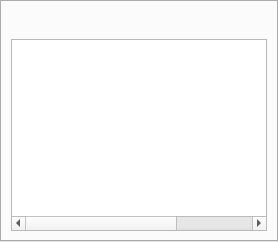
    <widget class="QTabWidget" name="tabWidget">
    <property name="currentIndex">
      <number>0</number>
    </property>
    <property name="tabBarAutoHide">
      <bool>true</bool>
    </property>
    <widget class="QWidget" name="tab">
      <property name="enabled">
      <bool>true</bool>
      </property>
      <attribute name="title">
      <string>Page</string>
      </attribute>
      <layout class="QVBoxLayout" name="verticalLayout_7">
      <item>
        <layout class="QHBoxLayout" name="horizontalLayout_7">
        <property name="spacing">
          <number>0</number>
        </property>
        <item>
          <widget class="QPushButton" name="runButton">
          <property name="enabled">
            <bool>false</bool>
          </property>
          <property name="sizePolicy">
            <sizepolicy hsizetype="Fixed" vsizetype="Fixed">
            <horstretch>0</horstretch>
            <verstretch>0</verstretch>
            </sizepolicy>
          </property>
          <property name="toolTip">
            <string>Run</string>
          </property>
          <property name="icon">
            <iconset>
            <normaloff>run.svg</normaloff>run.svg</iconset>
          </property>
          <property name="iconSize">
            <size>
            <width>14</width>
            <height>14</height>
            </size>
          </property>
          <property name="flat">
            <bool>true</bool>
          </property>
          </widget>
        </item>
        <item>
          <widget class="QPushButton" name="pauseButton">
          <property name="sizePolicy">
            <sizepolicy hsizetype="Fixed" vsizetype="Fixed">
            <horstretch>0</horstretch>
            <verstretch>0</verstretch>
            </sizepolicy>
          </property>
          <property name="toolTip">
            <string>Pause</string>
          </property>
          <property name="icon">
            <iconset>
            <normaloff>pause.svg</normaloff>pause.svg</iconset>
          </property>
          <property name="iconSize">
            <size>
            <width>14</width>
            <height>14</height>
            </size>
          </property>
          <property name="flat">
            <bool>true</bool>
          </property>
          </widget>
        </item>
        <item>
          <widget class="QPushButton" name="stopButton">
          <property name="enabled">
            <bool>true</bool>
          </property>
          <property name="toolTip">
            <string>Stop</string>
          </property>
          <property name="icon">
            <iconset>
            <normaloff>stop.svg</normaloff>stop.svg</iconset>
          </property>
          <property name="iconSize">
            <size>
            <width>14</width>
            <height>14</height>
            </size>
          </property>
          <property name="flat">
            <bool>true</bool>
          </property>
          </widget>
        </item>
        <item>
          <widget class="QPushButton" name="stepButton">
          <property name="enabled">
            <bool>false</bool>
          </property>
          <property name="toolTip">
            <string>Step</string>
          </property>
          <property name="icon">
            <iconset>
            <normaloff>step.svg</normaloff>step.svg</iconset>
          </property>
          <property name="iconSize">
            <size>
            <width>14</width>
            <height>14</height>
            </size>
          </property>
          <property name="autoRepeat">
            <bool>true</bool>
          </property>
          <property name="flat">
            <bool>true</bool>
          </property>
          </widget>
        </item>
        <item>
          <spacer name="horizontalSpacer">
          <property name="orientation">
            <enum>Qt::Horizontal</enum>
          </property>
          <property name="sizeHint" stdset="0">
            <size>
            <width>40</width>
            <height>20</height>
            </size>
          </property>
          </spacer>
        </item>
        </layout>
      </item>
      <item>
        <widget class="QTableWidget" name="listingTable">
        <property name="focusPolicy">
          <enum>Qt::NoFocus</enum>
        </property>
        <property name="editTriggers">
          <set>QAbstractItemView::DoubleClicked|QAbstractItemView::EditKeyPressed</set>
        </property>
        <property name="selectionMode">
          <enum>QAbstractItemView::SingleSelection</enum>
        </property>
        <property name="selectionBehavior">
          <enum>QAbstractItemView::SelectRows</enum>
        </property>
        <property name="showGrid">
          <bool>false</bool>
        </property>
        <property name="columnCount">
          <number>3</number>
        </property>
        <property name="key" stdset="0">
          <string>LISTING</string>
        </property>
        <property name="type" stdset="0">
          <string>listing</string>
        </property>
        <property name="mask" stdset="0">
          <string>0x%0.3X</string>
        </property>
        <attribute name="horizontalHeaderVisible">
          <bool>false</bool>
        </attribute>
        <attribute name="horizontalHeaderStretchLastSection">
          <bool>true</bool>
        </attribute>
        <attribute name="verticalHeaderVisible">
          <bool>false</bool>
        </attribute>
        <attribute name="verticalHeaderMinimumSectionSize">
          <number>0</number>
        </attribute>
        <column/>
        <column/>
        <column/>
        </widget>
      </item>
      </layout>
    </widget>
    </widget>
